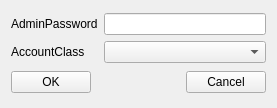
<?xml version="1.0" encoding="UTF-8"?>
<ui version="4.0">
 <class>Form</class>
 <widget class="QWidget" name="Form">
  <property name="geometry">
   <rect>
    <x>0</x>
    <y>0</y>
    <width>277</width>
    <height>108</height>
   </rect>
  </property>
  <property name="windowTitle">
   <string>Form</string>
  </property>
  <layout class="QGridLayout" name="gridLayout">
   <item row="0" column="0">
    <layout class="QHBoxLayout" name="horizontalLayout_2">
     <item>
      <layout class="QVBoxLayout" name="verticalLayout_2">
       <item>
        <widget class="QLabel" name="label">
         <property name="text">
          <string>AdminPassword</string>
         </property>
        </widget>
       </item>
       <item>
        <widget class="QLabel" name="label_2">
         <property name="text">
          <string>AccountClass</string>
         </property>
        </widget>
       </item>
      </layout>
     </item>
     <item>
      <layout class="QVBoxLayout" name="verticalLayout">
       <item>
        <widget class="QLineEdit" name="LE_Adminpassword"/>
       </item>
       <item>
        <widget class="QComboBox" name="CB_AccountPre">
         <property name="sizePolicy">
          <sizepolicy hsizetype="Expanding" vsizetype="Fixed">
           <horstretch>0</horstretch>
           <verstretch>0</verstretch>
          </sizepolicy>
         </property>
        </widget>
       </item>
      </layout>
     </item>
    </layout>
   </item>
   <item row="1" column="0">
    <layout class="QHBoxLayout" name="horizontalLayout">
     <item>
      <widget class="QPushButton" name="PB_Cancel">
       <property name="text">
        <string>OK</string>
       </property>
      </widget>
     </item>
     <item>
      <spacer name="horizontalSpacer">
       <property name="orientation">
        <enum>Qt::Horizontal</enum>
       </property>
       <property name="sizeHint" stdset="0">
        <size>
         <width>40</width>
         <height>20</height>
        </size>
       </property>
      </spacer>
     </item>
     <item>
      <widget class="QPushButton" name="PB_Submit">
       <property name="text">
        <string>Cancel</string>
       </property>
      </widget>
     </item>
    </layout>
   </item>
  </layout>
 </widget>
 <resources/>
 <connections/>
</ui>
